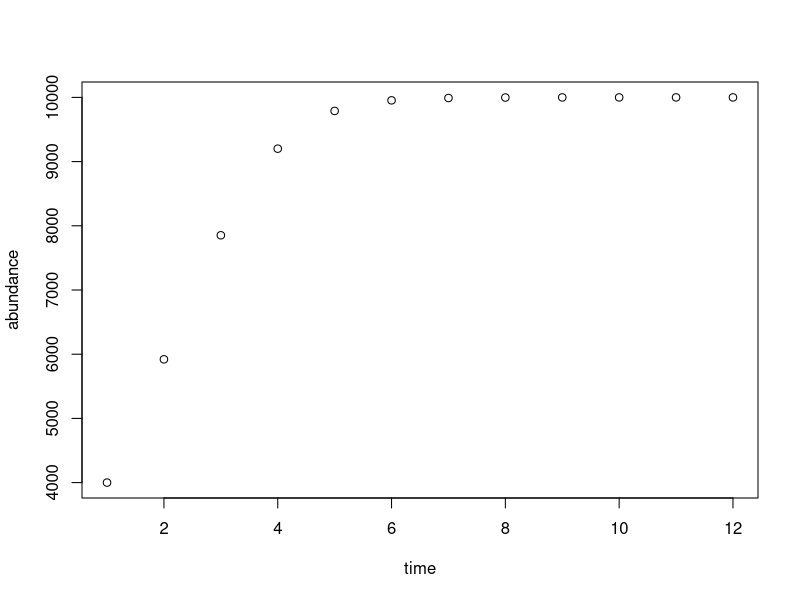

Here is the R script that generated this plot:
# Lab_04

# 1 print hi 10 times to the console

for (hi in 1:10) {
  print ("hi")
}

#2 Tim's money total for 8 weeks

piggyBank <- 10 # dollars
allowance <- 5 # dollars per week
gumCost <- 2 * 1.34 # cost of 2 packs of gum per week
weeks <- 8 # timeframe

x <- (piggyBank + allowance - gumCost)

for (i in 1:weeks) {
  newBalance <- piggyBank + allowance - gumCost
  piggyBank <- newBalance
  print( newBalance )
}

#3 Calculate population size for the next seven years

currentpop <- 2000
shrink <- 0.05
years <- 7

shrinkamount <- (currentpop * shrink)
newpop <- (currentpop - shrinkamount)

for (i in 1:years) {
  newpop <- currentpop - (currentpop * shrink)
  currentpop <- newpop
  print( currentpop )
}

#4 models of a discrete-time logistic growth equation

#n[t] <- n[t-1] + ( r * n[t-1] * (K - n[t-1])/K )

# t = time, r = intrinsic growth, k = carrying capacity. n[t-1] = abundance of population 

t <- 12
n <- 2500
K <- 10000
r <-  0.8

for (i in 1:t) {
  n1 <- ((n + ((r * n) * ((K - n) / K ))))
  n <- n1
  print(n)
} 

#The answer to n[12] is 9999.997. This makes sense because the carrying capacity is 10000, so the population cannot exceed that amount.

#5a

i <- rep(0, 18)
i

#5b

for ( i in seq(1,18) ) {
  i <- ( i * 3 )
  print( i )
}

#Or another way to answer 5b
x <- 0

for ( i in seq(1,18) ) {
  x <- ( x + 3 )
  print( x )
}


#5c

i2 <- rep(0, 18)

i2[1] <- 1

#5d

for ( i in i2 ) {
  i3 <- (1 + (2 * i2))
  i2 <- i3
  print(i2)
}

#6 Fibonacci sequences

Ft <- rep(0, 20)
F1 <- 0
F2 <- 1
F3 <- (F1 + F2)

for ( i in seq(0,20) ) {
  F3 <- F1 + F2
  F1 <- F2
  F2 <- F3
  print(F3)
} 

#7 Redoing question 4, but storing data and plotting within the loop

t <- 12
n <- 2500
K <- 10000
r <-  0.8

for (i in 1:t) {
  n1 <- ((n + ((r * n) * ((K - n) / K ))))
  n <- n1
  print(n)
}

myResults <- data.frame("time" = 1:12, "abundance" = c(4000, 5920, 7852.288, 9201.444, 9789.274, 9954.302, 9990.693, 9998.132, 9999.626, 9999.925, 9999.985, 9999.997))
plot(myResults)

#Save and push to Github
